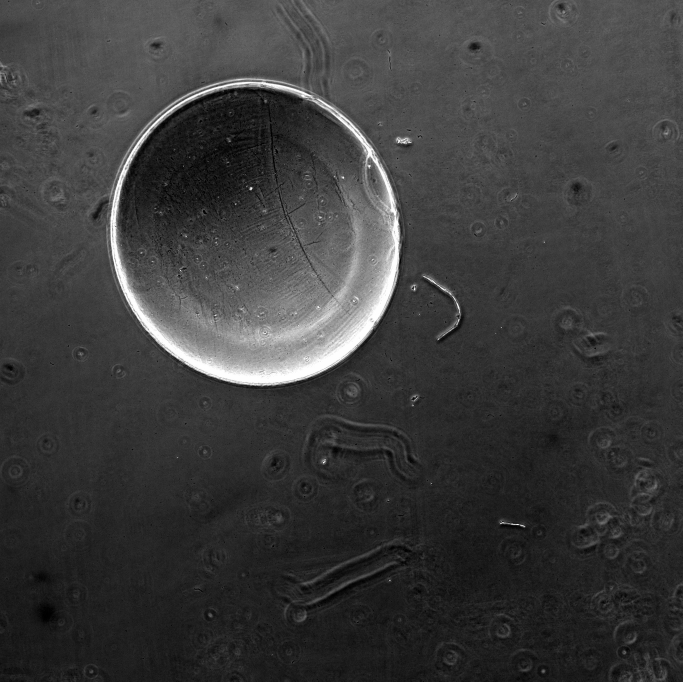
%> input picture Particle images/bf_particle.jpg, 2048 x 2044 px (shown at 1/3 size)
$ octave radiusanalysis.m   (GNU Octave 9; MATLAB toolbox functions it lacks are replaced by stand-ins)
%> lines starting %> are read from the running program, lines starting %| are printed output that depends on the picture; in (x1, y1, x2, y2) boxes, pixels count from 0 and x2, y2 are one past the last pixel; in counts of white or black regions, pixels touching at a corner belong together; the program's own positions count from 1
close all
clear all
clc

%% Raw images

img_bf = mat2gray(double(imread('Particle images/bf_particle.jpg')));
%> img_bf: size 2044x2048 double; min 0, max 1, mean 0.235
img_fl = double(imread('Particle images/fluo_particle.jpg'));
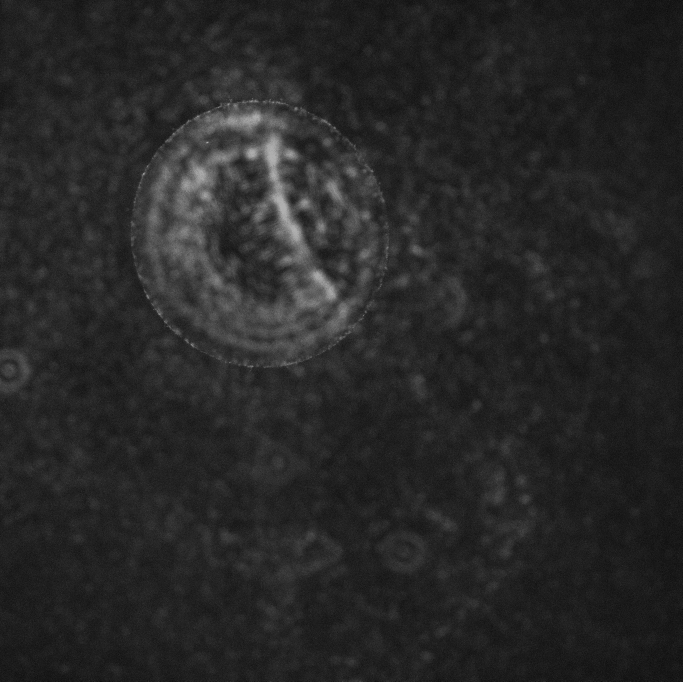
%> input picture Particle images/fluo_particle.jpg, 2048 x 2044 px (shown at 1/3 size)
%> img_fl: size 2044x2048 double; min 0, max 195, mean 39.6; mean of the top-left, top-right, bottom-left and bottom-right quarters 52.7, 35.6, 37.5, 32.8

figure;
set(gcf,'color','white');
subplot(2,2,1);
imshow(img_bf,[]);
subplot(2,2,2);
imshow(img_fl,[]);
[XX,YY] = meshgrid(1:size(img_bf,2),1:size(img_bf,1));
% [6 lines of commented-out code are left out]

bw_bf = imbinarize(mat2gray(img_bf));
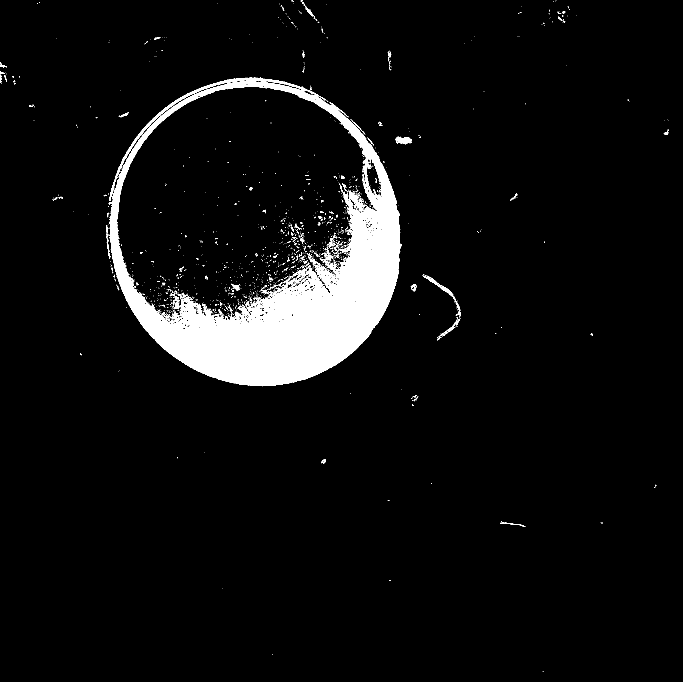
%> bw_bf: size 2044x2048 logical (shown at 1/3 size); 5.7% white; 1937 white regions (1819 under 20 px), largest, box (x1, y1, x2, y2) and area: (326, 232, 1204, 1159) 222856, (1269, 827, 1383, 953) 903, (1186, 410, 1236, 433) 681
bw_fl = imbinarize(mat2gray(img_fl));
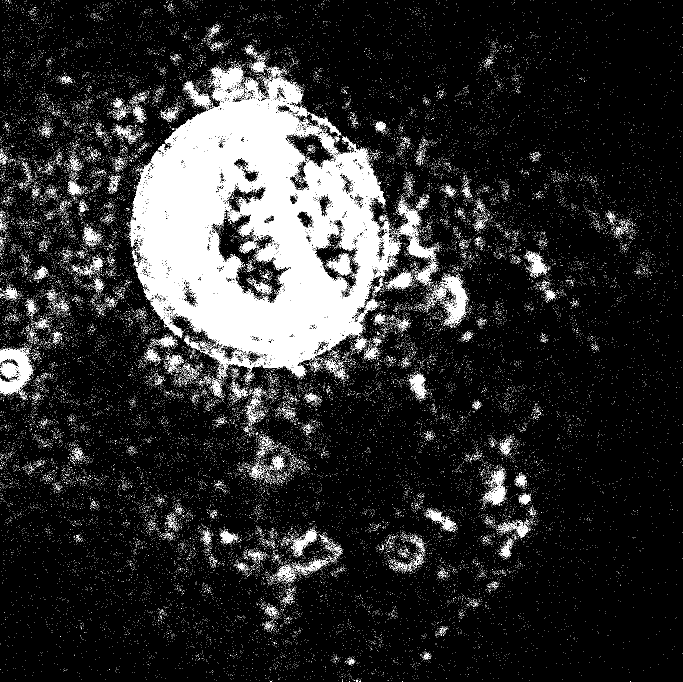
%> bw_fl: size 2044x2048 logical (shown at 1/3 size); 11.4% white; 61308 white regions (61014 under 20 px), largest, box (x1, y1, x2, y2) and area: (387, 202, 1200, 1132) 328719, (0, 1046, 99, 1185) 5935, (1332, 828, 1402, 976) 3050
xc = 767; yc = 700;
R = 600;
% [xc,yc] = ginput(1);

%
figure;
subplot(2,2,1);
imshow(img_bf,[]); hold on; set(gcf,'color','white');
plot(xc,yc,'rx','linewidth',2);
subplot(2,2,3);
imshow(img_fl,[]); hold on;
plot(xc,yc,'mx','linewidth',2);

set(gcf,'Position',get(0,'ScreenSize'));
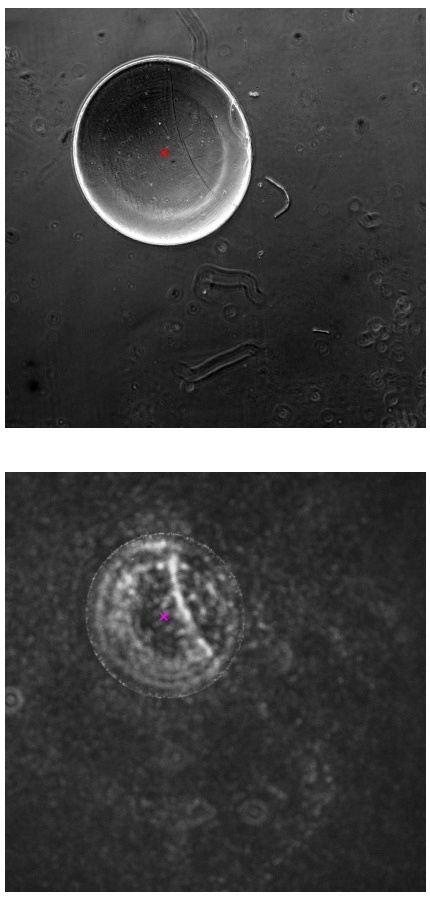
%> figure redrawn from the program's plot data, 2 panels

%% Visualisation of interpolation
% [29 lines of commented-out code are left out]

%%
close all
theta = linspace(0,2*pi,200);
dx = 5;
clear xb yb rdata
%> (the run ends here)
